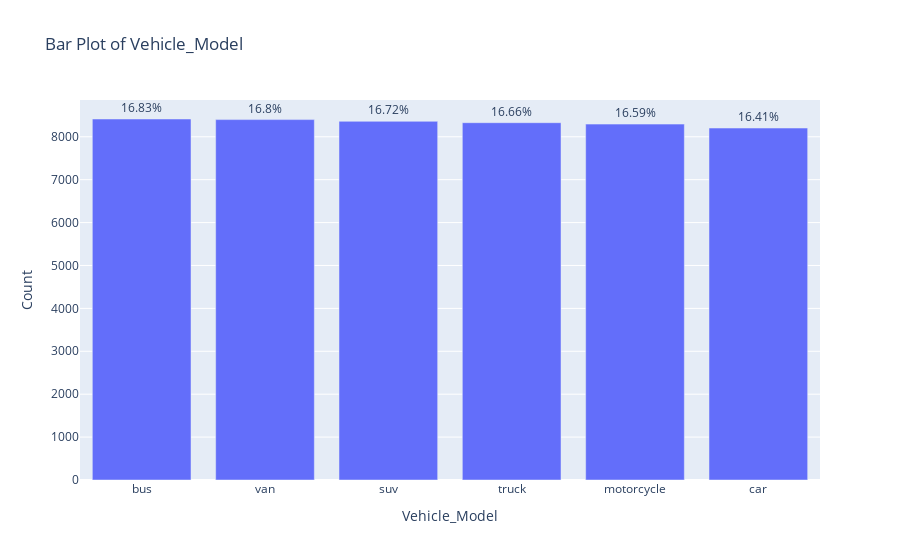
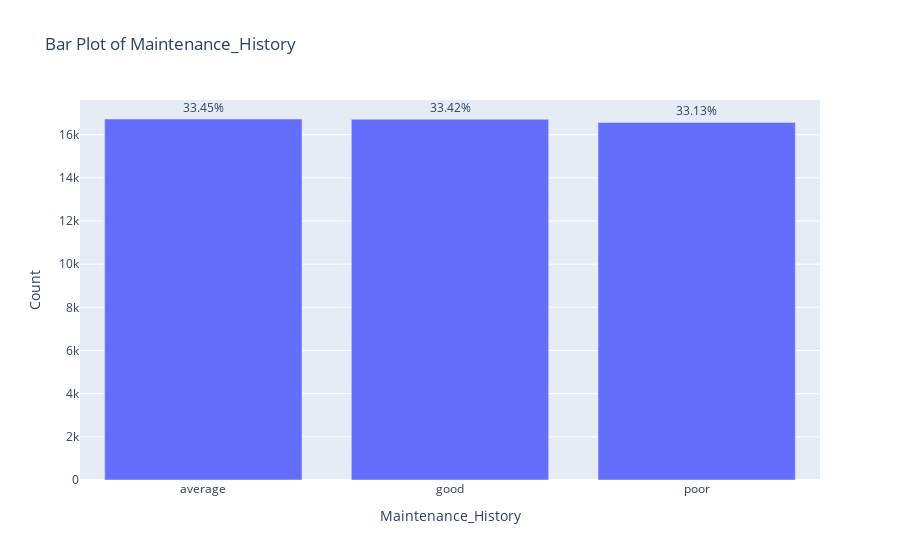
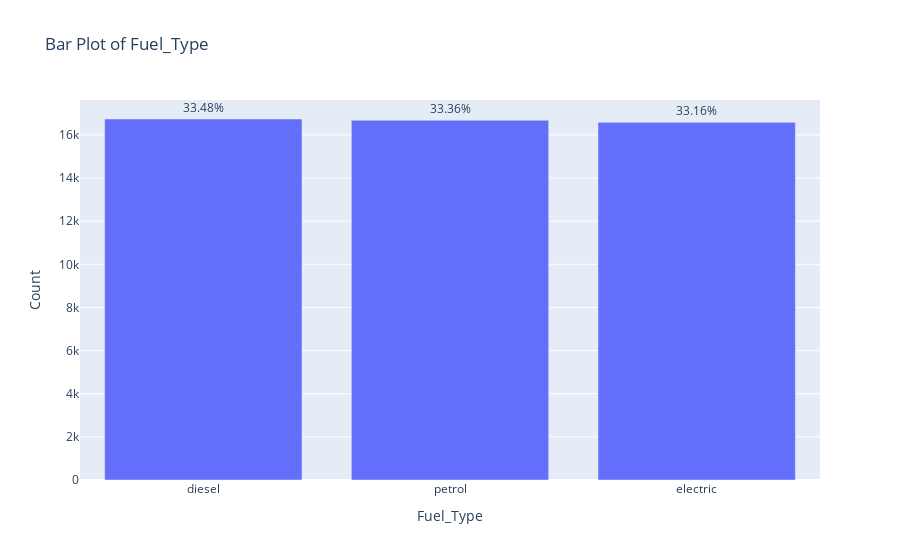
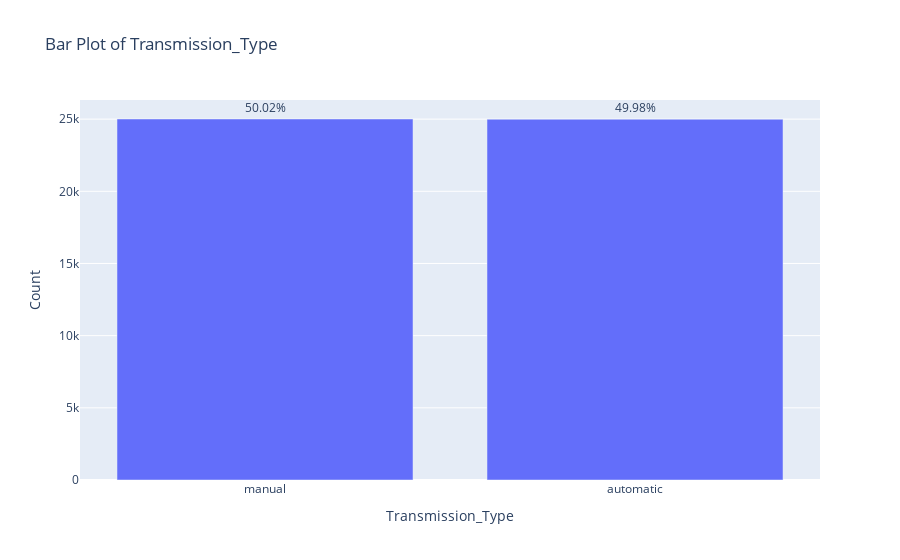

Notebook source saved alongside these figures, in order:
### Markdown cell above
# Summary Insights from Univariate Analysis for Numeric Variables

## Mileage & Odometer Reading:
- The average mileage is **54,931 km**, with most vehicles ranging from **42,471 km to 67,391 km**.
- The average odometer reading is **75,551 km**, indicating regular usage and suggesting potential wear and tear.

## Vehicle Age:
- Vehicles are relatively young, with an average age of **5.5 years**.
- Most vehicles are less than **8 years old**, which may imply less maintenance required compared to older vehicles.

## Reported Issues:
- On average, vehicles report approximately **2.5 issues**, with most reporting between **1 and 4 issues**, indicating common maintenance needs.

## Engine Size:
- The average engine size is **1,556 cc**, with a majority falling between **1,000 cc and 2,000 cc**, reflecting a diverse range of vehicle types.

## Insurance Premium:
- The average insurance premium is around **17,465**, suggesting significant costs associated with vehicle ownership and maintenance.

## Service History:
- Vehicles have undergone an average of **5.5 services**, with most having between **3 and 8 services**, highlighting a commitment to regular maintenance.

## Accident History:
- The average number of accidents reported is **1.5**, with most vehicles having no more than **3 accidents**, indicating a relatively safe fleet.

## Fuel Efficiency:
- The average fuel efficiency stands at **14.99 km/l**, suggesting decent performance, with most vehicles achieving between **12.49 km/l and 17.47 km/l**.

## Need for Maintenance:
- Approximately **81% of vehicles** are indicated as needing maintenance, underscoring the importance of proactive maintenance practices.

## Overall Conclusion:
The dataset suggests that most vehicles are relatively young with moderate mileage and usage. Despite regular maintenance efforts, a significant proportion require attention, particularly concerning reported issues and fuel efficiency. The insights underscore the importance of regular servicing and monitoring to ensure vehicle reliability and safety.

### Code cell
# Distribution of Categorical variables
import pandas as pd
import plotly.express as px

# Assuming 'df' is your DataFrame
categorical_df = df.select_dtypes(include=object)

for column in categorical_df.columns:
    # Value counts and percentages
    value_counts = categorical_df[column].value_counts()
    percentages = (value_counts / len(categorical_df) * 100).round(2)
    print(f"Value Counts and Percentages for {column}:\n{value_counts}\n{percentages}\n")

    # Bar plot
    fig = px.bar(
        x=value_counts.index,
        y=value_counts.values,
        title=f"Bar Plot of {column}",
        labels={"x": column, "y": "Count"},
        text=percentages.astype(str) + "%",  # Display percentages on bars
    )
    fig.update_traces(textposition="outside")  # Position percentages outside bars
    fig.show()

### Figure 1 — Plotly figure (JSON) as saved in the notebook; plotly's stock layout.template omitted (floating-point values rounded to 4 significant figures)
{"data": [{"alignmentgroup": "True", "hovertemplate": "Vehicle_Model=%{x}<br>Count=%{y}<br>text=%{text}<extra></extra>", "legendgroup": "", "marker": {"color": "#636efa", "pattern": {"shape": ""}}, "name": "", "offsetgroup": "", "orientation": "v", "showlegend": false, "text": ["16.83%", "16.8%", "16.72%", "16.66%", "16.59%", "16.41%"], "textposition": "outside", "type": "bar", "x": ["bus", "van", "suv", "truck", "motorcycle", "car"], "xaxis": "x", "y": [8414, 8400, 8360, 8328, 8295, 8203], "yaxis": "y"}], "layout": {"barmode": "relative", "legend": {"tracegroupgap": 0}, "title": {"text": "Bar Plot of Vehicle_Model"}, "xaxis": {"anchor": "y", "domain": [0, 1], "title": {"text": "Vehicle_Model"}}, "yaxis": {"anchor": "x", "domain": [0, 1], "title": {"text": "Count"}}}}

### Figure 2 — Plotly figure (JSON) as saved in the notebook; plotly's stock layout.template omitted (floating-point values rounded to 4 significant figures)
{"data": [{"alignmentgroup": "True", "hovertemplate": "Maintenance_History=%{x}<br>Count=%{y}<br>text=%{text}<extra></extra>", "legendgroup": "", "marker": {"color": "#636efa", "pattern": {"shape": ""}}, "name": "", "offsetgroup": "", "orientation": "v", "showlegend": false, "text": ["33.45%", "33.42%", "33.13%"], "textposition": "outside", "type": "bar", "x": ["average", "good", "poor"], "xaxis": "x", "y": [16724, 16712, 16564], "yaxis": "y"}], "layout": {"barmode": "relative", "legend": {"tracegroupgap": 0}, "title": {"text": "Bar Plot of Maintenance_History"}, "xaxis": {"anchor": "y", "domain": [0, 1], "title": {"text": "Maintenance_History"}}, "yaxis": {"anchor": "x", "domain": [0, 1], "title": {"text": "Count"}}}}

### Figure 3 — Plotly figure (JSON) as saved in the notebook; plotly's stock layout.template omitted (floating-point values rounded to 4 significant figures)
{"data": [{"alignmentgroup": "True", "hovertemplate": "Fuel_Type=%{x}<br>Count=%{y}<br>text=%{text}<extra></extra>", "legendgroup": "", "marker": {"color": "#636efa", "pattern": {"shape": ""}}, "name": "", "offsetgroup": "", "orientation": "v", "showlegend": false, "text": ["33.48%", "33.36%", "33.16%"], "textposition": "outside", "type": "bar", "x": ["diesel", "petrol", "electric"], "xaxis": "x", "y": [16738, 16680, 16582], "yaxis": "y"}], "layout": {"barmode": "relative", "legend": {"tracegroupgap": 0}, "title": {"text": "Bar Plot of Fuel_Type"}, "xaxis": {"anchor": "y", "domain": [0, 1], "title": {"text": "Fuel_Type"}}, "yaxis": {"anchor": "x", "domain": [0, 1], "title": {"text": "Count"}}}}

### Figure 4 — Plotly figure (JSON) as saved in the notebook; plotly's stock layout.template omitted (floating-point values rounded to 4 significant figures)
{"data": [{"alignmentgroup": "True", "hovertemplate": "Transmission_Type=%{x}<br>Count=%{y}<br>text=%{text}<extra></extra>", "legendgroup": "", "marker": {"color": "#636efa", "pattern": {"shape": ""}}, "name": "", "offsetgroup": "", "orientation": "v", "showlegend": false, "text": ["50.02%", "49.98%"], "textposition": "outside", "type": "bar", "x": ["manual", "automatic"], "xaxis": "x", "y": [25009, 24991], "yaxis": "y"}], "layout": {"barmode": "relative", "legend": {"tracegroupgap": 0}, "title": {"text": "Bar Plot of Transmission_Type"}, "xaxis": {"anchor": "y", "domain": [0, 1], "title": {"text": "Transmission_Type"}}, "yaxis": {"anchor": "x", "domain": [0, 1], "title": {"text": "Count"}}}}
